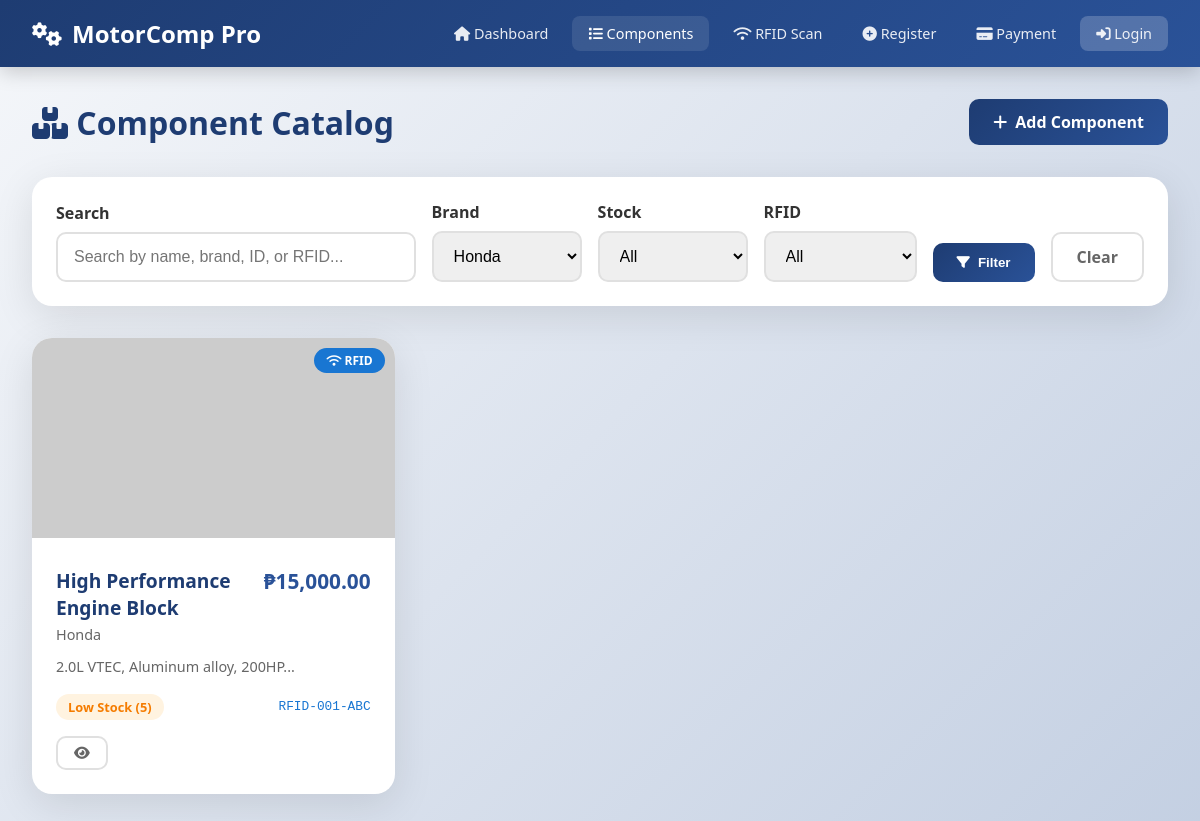
/components.php?brand=Honda, run on the app's committed database.
### tables this page shows
CREATE TABLE IF NOT EXISTS components (
    id INT AUTO_INCREMENT PRIMARY KEY,
    component_id VARCHAR(50) UNIQUE NOT NULL,
    rfid_tag VARCHAR(100) UNIQUE,            
    rfid_epc VARCHAR(100),                   
    name VARCHAR(100) NOT NULL,
    brand VARCHAR(50) NOT NULL,
    price DECIMAL(10,2) NOT NULL,
    stock_quantity INT DEFAULT 0,
    specs TEXT,
    compatibility VARCHAR(255),
    image_url VARCHAR(500),
    location VARCHAR(100),                   
    created_at TIMESTAMP DEFAULT CURRENT_TIMESTAMP,
    updated_at TIMESTAMP DEFAULT CURRENT_TIMESTAMP ON UPDATE CURRENT_TIMESTAMP,
    INDEX idx_rfid (rfid_tag),               
    INDEX idx_component_id (component_id)
);

### config.php (called while the page is built, shortened)
<?php
function formatPrice($price) {
    return '₱' . number_format($price, 2);
}
function sanitize($input) {
    return htmlspecialchars(trim($input), ENT_QUOTES, 'UTF-8');
}
?>

### components.php (the view, shortened to what this page needs)
<?php
require_once 'config.php';
require 'header.php';
$db = getDB();
$search = $_GET['search'] ?? '';
$brand = $_GET['brand'] ?? '';
$stock = $_GET['stock'] ?? '';
$rfid_filter = $_GET['rfid'] ?? '';
$where = [];
if ($brand) {
    $brand = $db->real_escape_string($brand);
    $where[] = "brand = '$brand'";
}
$whereClause = !empty($where) ? 'WHERE ' . implode(' AND ', $where) : '';
$page = isset($_GET['page']) ? max(1, intval($_GET['page'])) : 1;
$perPage = ITEMS_PER_PAGE;
$offset = ($page - 1) * $perPage;
$result = $db->query("SELECT * FROM components $whereClause ORDER BY id DESC LIMIT $offset, $perPage");
$components = [];
while ($row = $result->fetch_assoc()) {
    $components[] = $row;
}
$brands = $db->query("SELECT DISTINCT brand FROM components ORDER BY brand");
?>
<div style="display: flex; justify-content: space-between; align-items: center; margin-bottom: 2rem;">
  <h1 style="color: var(--primary);"><i class="fas fa-boxes"></i> Component Catalog</h1>
  <a href="register_component.php" class="btn btn-primary">
    <i class="fas fa-plus"></i> Add Component
  </a>
</div>
<div class="card" style="margin-bottom: 2rem;">
  <div class="card-body">
    <form method="GET" action="" style="display: flex; gap: 1rem; flex-wrap: wrap; align-items: end;">
      <div style="flex: 1; min-width: 200px;">
        <label style="display: block; margin-bottom: 0.5rem; font-weight: 600;">Search</label>
        <input type="text" name="search" class="form-control" placeholder="Search by name, brand, ID, or RFID..."
               value="<?php echo sanitize($search); ?>">
      </div>
      <div style="min-width: 150px;">
        <label style="display: block; margin-bottom: 0.5rem; font-weight: 600;">Brand</label>
        <select name="brand" class="form-control">
          <?php while ($b = $brands->fetch_assoc()): ?>
          <option value="<?php echo $b['brand']; ?>" <?php echo $brand == $b['brand'] ? 'selected' : ''; ?>>
            <?php echo $b['brand']; ?>
          </option>
          <?php endwhile; ?>
        </select>
      </div>
      <div style="min-width: 150px;">
        <label style="display: block; margin-bottom: 0.5rem; font-weight: 600;">Stock</label>
        <select name="stock" class="form-control">
          <option value="">All</option>
        </select>
      </div>
      <div style="min-width: 150px;">
        <label style="display: block; margin-bottom: 0.5rem; font-weight: 600;">RFID</label>
        <select name="rfid" class="form-control">
          <option value="">All</option>
        </select>
      </div>
      <button type="submit" class="btn btn-primary">
        <i class="fas fa-filter"></i> Filter
      </button>
      <?php if ($search || $brand || $stock || $rfid_filter): ?>
      <a href="components.php" class="btn btn-secondary">Clear</a>
      <?php endif; ?>
    </form>
  </div>
</div>
<?php if (empty($components)): ?>
<div class="card" style="padding: 4rem; text-align: center;">
  <i class="fas fa-search" style="font-size: 4rem; color: #ccc; margin-bottom: 1rem;"></i>
  <h3 style="color: #666; margin-bottom: 0.5rem;">No components found</h3>
  <p style="color: #999;">Try adjusting your search or filters</p>
</div>
<?php else: ?>
<div class="grid grid-3" style="margin-bottom: 2rem;">
  <?php foreach ($components as $comp):
    $stockClass = $comp['stock_quantity'] > 10 ? 'badge-success' : ($comp['stock_quantity'] > 0 ? 'badge-warning' : 'badge-danger');
    $stockText = $comp['stock_quantity'] > 10 ? 'In Stock' : ($comp['stock_quantity'] > 0 ? 'Low Stock' : 'Out of Stock');
    $hasRFID = !empty($comp['rfid_tag']);
  ?>
  <div class="card" style="transition: all 0.3s;">
    <div style="position: relative;">
      <img src="<?php echo $comp['image_url'] ?: 'https://via.placeholder.com/300x200?text=No+Image'; ?>"
           alt="<?php echo sanitize($comp['name']); ?>"
           style="width: 100%; height: 200px; object-fit: cover;">
      <?php if ($hasRFID): ?>
      <div style="position: absolute; top: 10px; right: 10px; background: #1976d2; color: white;
                  padding: 0.25rem 0.75rem; border-radius: 20px; font-size: 0.75rem; font-weight: 600;">
        <i class="fas fa-wifi"></i> RFID
      </div>
      <?php endif; ?>
    </div>
    <div style="padding: 1.5rem;">
      <div style="display: flex; justify-content: space-between; align-items: start; margin-bottom: 0.75rem;">
        <div>
          <h3 style="font-size: 1.2rem; color: var(--primary); margin-bottom: 0.25rem;">
            <?php echo sanitize($comp['name']); ?>
          </h3>
          <p style="color: #666; font-size: 0.9rem;"><?php echo sanitize($comp['brand']); ?></p>
        </div>
        <span style="font-size: 1.3rem; color: var(--secondary); font-weight: 700;">
          <?php echo formatPrice($comp['price']); ?>
        </span>
      </div>
      <p style="color: #666; font-size: 0.9rem; margin-bottom: 1rem; line-height: 1.5;">
        <?php echo substr(sanitize($comp['specs']), 0, 100) . '...'; ?>
      </p>
      <div style="display: flex; justify-content: space-between; align-items: center; margin-bottom: 1rem;">
        <span class="badge <?php echo $stockClass; ?>">
          <?php echo $stockText; ?> (<?php echo $comp['stock_quantity']; ?>)
        </span>
        <?php if ($hasRFID): ?>
        <span style="font-family: monospace; font-size: 0.8rem; color: #1976d2;">
          <?php echo sanitize($comp['rfid_tag']); ?>
        </span>
        <?php endif; ?>
      </div>
      <div style="display: flex; gap: 0.5rem;">
        <a href="view_component.php?id=<?php echo $comp['id']; ?>" class="btn btn-sm btn-secondary" title="View">
          <i class="fas fa-eye"></i>
        </a>
      </div>
    </div>
  </div>
  <?php endforeach; ?>
</div>
<?php endif; ?>
<?php require 'footer.php'; ?>

### header.php (style rules this page uses)
* { margin: 0; padding: 0; box-sizing: border-box; }
:root { --primary: #1e3c72; --secondary: #2a5298; --accent: #667eea; --success: #4caf50; --warning: #ff9800; --danger: #f44336; --light: #f5f7fa; --dark: #333; }
body { font-family: 'Segoe UI', Tahoma, Geneva, Verdana, sans-serif; background: linear-gradient(135deg, #f5f7fa 0%, #c3cfe2 100%); min-height: 100vh; color: var(--dark); }
.card { background: white; border-radius: 20px; box-shadow: 0 10px 40px rgba(0,0,0,0.1); overflow: hidden; }
.card-body { padding: 1.5rem; }
.btn { display: inline-flex; align-items: center; gap: 0.5rem; padding: 0.75rem 1.5rem; border-radius: 10px; font-weight: 600; text-decoration: none; border: none; cursor: pointer; transition: all 0.3s; }
.btn-primary { background: linear-gradient(135deg, var(--primary), var(--secondary)); color: white; }
.btn-secondary { background: white; color: #666; border: 2px solid #e0e0e0; }
.btn-sm { padding: 0.5rem 1rem; font-size: 0.875rem; }
.form-control { width: 100%; padding: 0.875rem 1rem; border: 2px solid #e0e0e0; border-radius: 10px; font-size: 1rem; transition: all 0.3s; }
.badge { display: inline-block; padding: 0.25rem 0.75rem; border-radius: 20px; font-size: 0.8rem; font-weight: 600; }
.badge-warning { background: #fff3e0; color: #f57c00; }
.grid { display: grid; gap: 1.5rem; }
.grid-3 { grid-template-columns: repeat(3, 1fr); }

### data on the page
components: shows "RFID", name "High Performance Engine Block", brand "Honda", price "₱15,000.00", specs "2.0L VTEC, Aluminum alloy, 200HP", stock_quantity "Low Stock", stock_quantity "5", rfid_tag "RFID-001-ABC"

### other printed values
APP_NAME "MotorComp Pro"
form field brand "Honda"
